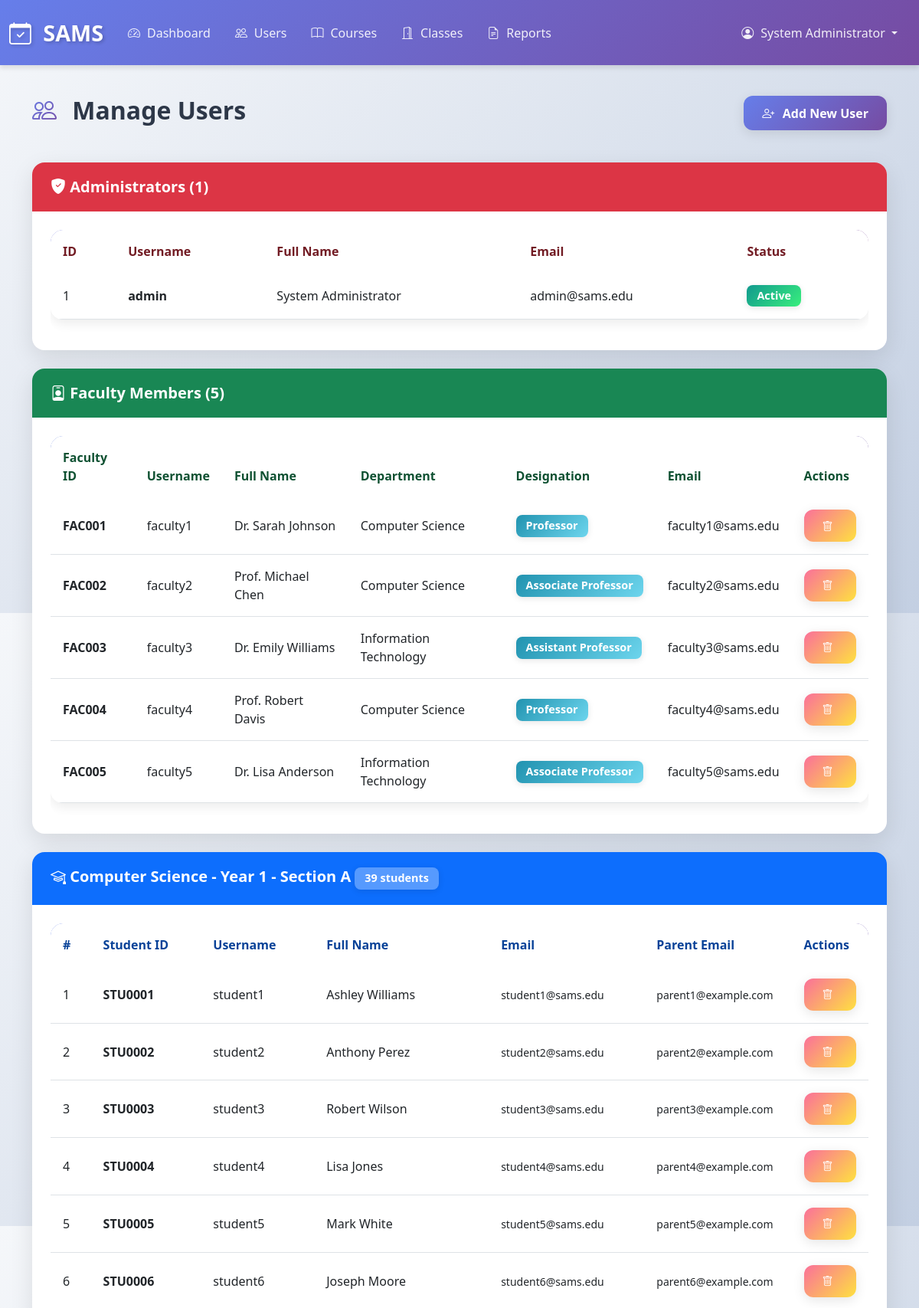
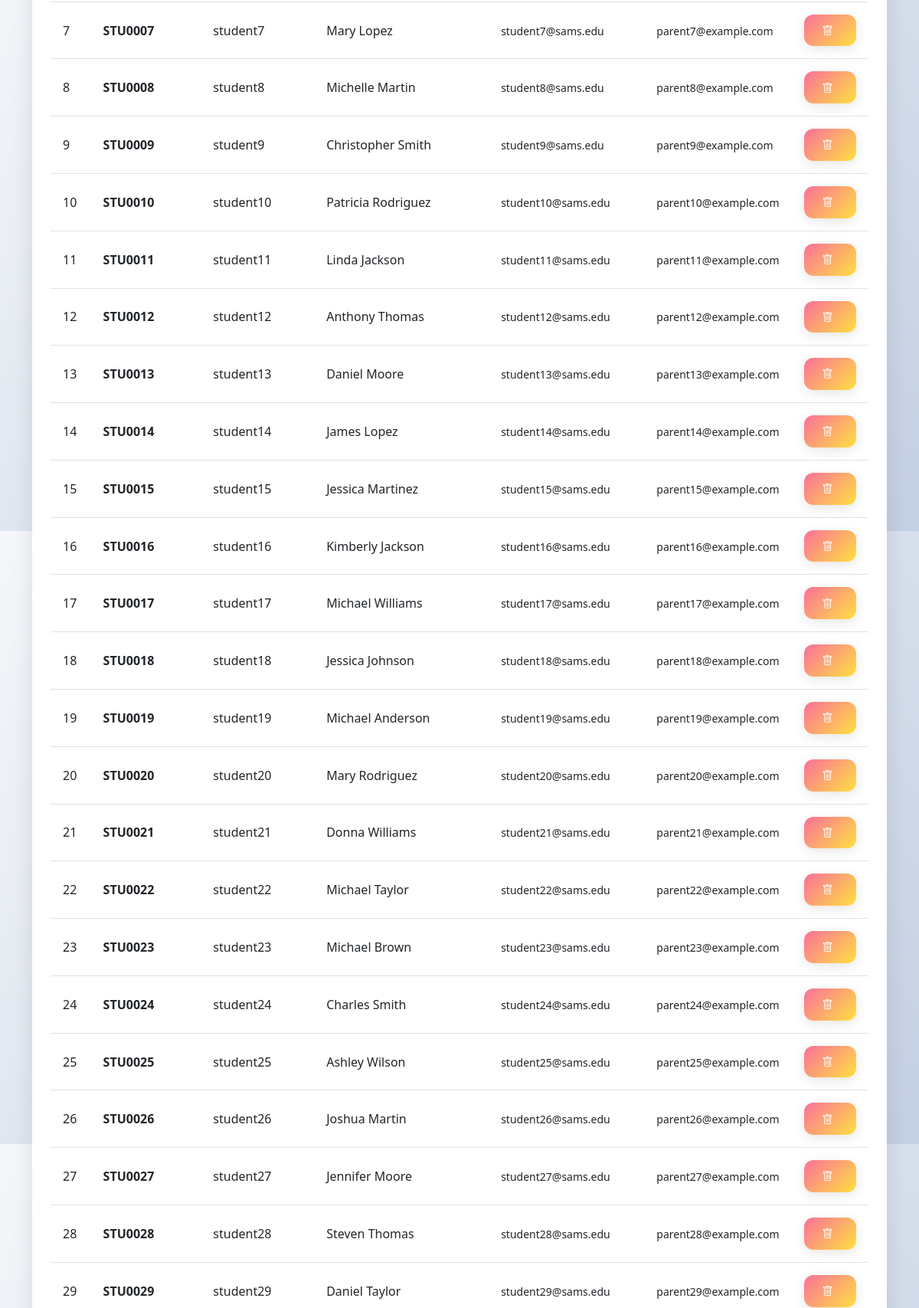
Page /admin/users (signed in, upper part) on the committed database (2 pictures, top to bottom).
### app.py (models this page shows)
class User(db.Model):
    __tablename__ = 'users'
    id = db.Column(db.Integer, primary_key=True)
    username = db.Column(db.String(80), unique=True, nullable=False)
    email = db.Column(db.String(120), unique=True, nullable=False)
    password_hash = db.Column(db.String(200), nullable=False)
    role = db.Column(db.String(20), nullable=False)
    full_name = db.Column(db.String(100), nullable=False)
    created_at = db.Column(db.DateTime, default=datetime.utcnow)
    is_active = db.Column(db.Boolean, default=True)

class Faculty(db.Model):
    __tablename__ = 'faculty'
    id = db.Column(db.Integer, primary_key=True)
    user_id = db.Column(db.Integer, db.ForeignKey('users.id'), nullable=False)
    faculty_id = db.Column(db.String(20), unique=True, nullable=False)
    department = db.Column(db.String(100))
    designation = db.Column(db.String(50))
    user = db.relationship('User', backref='faculty_profile')

class Student(db.Model):
    __tablename__ = 'students'
    id = db.Column(db.Integer, primary_key=True)
    user_id = db.Column(db.Integer, db.ForeignKey('users.id'), nullable=False)
    student_id = db.Column(db.String(20), unique=True, nullable=False)
    department = db.Column(db.String(100))
    year = db.Column(db.Integer)
    section = db.Column(db.String(10))
    parent_email = db.Column(db.String(120))
    parent_phone = db.Column(db.String(20))
    user = db.relationship('User', backref='student_profile')

### app.py (the view)
@app.route('/admin/users')
@role_required('admin')
def admin_users():
    admins = User.query.filter_by(role='admin').all()
    faculty_users = User.query.filter_by(role='faculty').all()
    students_by_section = {}
    students = Student.query.join(User).all()
    for student in students:
        key = f"{student.department} - Year {student.year} - Section {student.section}"
        if key not in students_by_section:
            students_by_section[key] = []
        students_by_section[key].append(student)
    return render_template('admin/users.html',
                         admins=admins,
                         faculty_users=faculty_users,
                         students_by_section=students_by_section)

### app.py (called while the page is built)
@app.before_request
def check_session_timeout():
    if 'user_id' in session:
        session.permanent = True
        last_activity = session.get('last_activity')
        if last_activity:
            last_activity_time = datetime.fromisoformat(last_activity)
            if datetime.now() - last_activity_time > timedelta(minutes=30):
                session.clear()
                flash('Your session has expired. Please log in again.', 'warning')
                return redirect(url_for('login'))
        session['last_activity'] = datetime.now().isoformat()

def role_required(*roles):
    def decorator(f):
        @wraps(f)
        def decorated_function(*args, **kwargs):
            if 'user_id' not in session:
                flash('Please log in to access this page.', 'warning')
                return redirect(url_for('login'))
            user = User.query.get(session['user_id'])
            if user.role not in roles:
                flash('You do not have permission to access this page.', 'danger')
                return redirect(url_for('dashboard'))
            return f(*args, **kwargs)
        return decorated_function
    return decorator

### templates/admin/users.html (shortened to what this page needs)
{% extends "base.html" %}
{% block content %}
<div class="row mb-4">
    <div class="col-md-6">
        <h2><i class="bi bi-people"></i> Manage Users</h2>
    </div>
    <div class="col-md-6 text-end">
        <a href="{{ url_for('admin_add_user') }}" class="btn btn-primary">
            <i class="bi bi-person-plus"></i> Add New User
        </a>
    </div>
</div>
<div class="card mb-4">
    <div class="card-header" style="background-color: #dc3545; color: white;">
        <h5 class="mb-0" style="color: white;"><i class="bi bi-shield-fill-check"></i> Administrators ({{ admins|length }})</h5>
    </div>
    <div class="card-body">
        <div class="table-responsive">
            <table class="table table-hover">
                <thead style="background-color: #f8d7da;">
                    <tr>
                        <th style="color: #721c24;">ID</th>
                        <th style="color: #721c24;">Username</th>
                        <th style="color: #721c24;">Full Name</th>
                        <th style="color: #721c24;">Email</th>
                        <th style="color: #721c24;">Status</th>
                    </tr>
                </thead>
                <tbody>
                    {% for user in admins %}
                    <tr>
                        <td>{{ user.id }}</td>
                        <td><strong>{{ user.username }}</strong></td>
                        <td>{{ user.full_name }}</td>
                        <td>{{ user.email }}</td>
                        <td>
                            {% if user.is_active %}
                            <span class="badge bg-success">Active</span>
                            {% else %}
                            <span class="badge bg-secondary">Inactive</span>
                            {% endif %}
                        </td>
                    </tr>
                    {% endfor %}
                </tbody>
            </table>
        </div>
    </div>
</div>
<div class="card mb-4">
    <div class="card-header" style="background-color: #198754; color: white;">
        <h5 class="mb-0" style="color: white;"><i class="bi bi-person-badge"></i> Faculty Members ({{ faculty_users|length }})</h5>
    </div>
    <div class="card-body">
        <div class="table-responsive">
            <table class="table table-hover">
                <thead style="background-color: #d1e7dd;">
                    <tr>
                        <th style="color: #0f5132;">Faculty ID</th>
                        <th style="color: #0f5132;">Username</th>
                        <th style="color: #0f5132;">Full Name</th>
                        <th style="color: #0f5132;">Department</th>
                        <th style="color: #0f5132;">Designation</th>
                        <th style="color: #0f5132;">Email</th>
                        <th style="color: #0f5132;">Actions</th>
                    </tr>
                </thead>
                <tbody>
                    {% for user in faculty_users %}
                    {% set faculty = user.faculty_profile[0] %}
                    <tr>
                        <td><strong>{{ faculty.faculty_id }}</strong></td>
                        <td>{{ user.username }}</td>
                        <td>{{ user.full_name }}</td>
                        <td>{{ faculty.department }}</td>
                        <td><span class="badge bg-info">{{ faculty.designation }}</span></td>
                        <td>{{ user.email }}</td>
                        <td>
                            <form method="POST" action="{{ url_for('admin_delete_user', user_id=user.id) }}" style="display:inline;" onsubmit="return confirm('⚠️ WARNING!\n\nAre you sure you want to delete this faculty member?\n\nThis will:\n- Remove their user account\n- Remove their faculty profile\n- NOT delete their classes (classes remain)\n\nThis action cannot be undone.');">
                                <button type="submit" class="btn btn-sm btn-danger">
                                    <i class="bi bi-trash"></i>
                                </button>
                            </form>
                        </td>
                    </tr>
                    {% endfor %}
                </tbody>
            </table>
        </div>
    </div>
</div>
{% for section_name, students in students_by_section.items() %}
<div class="card mb-4">
    <div class="card-header" style="background-color: #0d6efd; color: white;">
        <h5 class="mb-0" style="color: white;">
            <i class="bi bi-mortarboard"></i> {{ section_name }}
            <span class="badge" style="background-color: rgba(255,255,255,0.3); color: white;">{{ students|length }} students</span>
        </h5>
    </div>
    <div class="card-body">
        <div class="table-responsive">
            <table class="table table-hover table-sm">
                <thead style="background-color: #cfe2ff;">
                    <tr>
                        <th width="5%" style="color: #084298;">#</th>
                        <th width="15%" style="color: #084298;">Student ID</th>
                        <th width="15%" style="color: #084298;">Username</th>
                        <th width="25%" style="color: #084298;">Full Name</th>
                        <th width="20%" style="color: #084298;">Email</th>
                        <th width="15%" style="color: #084298;">Parent Email</th>
                        <th width="5%" style="color: #084298;">Actions</th>
                    </tr>
                </thead>
                <tbody>
                    {% for student in students %}
                    <tr>
                        <td>{{ loop.index }}</td>
                        <td><strong>{{ student.student_id }}</strong></td>
                        <td>{{ student.user.username }}</td>
                        <td>{{ student.user.full_name }}</td>
                        <td><small>{{ student.user.email }}</small></td>
                        <td><small>{{ student.parent_email or 'N/A' }}</small></td>
                        <td>
                            <form method="POST" action="{{ url_for('admin_delete_user', user_id=student.user_id) }}" style="display:inline;" onsubmit="return confirm('⚠️ WARNING!\n\nAre you sure you want to delete student {{ student.student_id }} ({{ student.user.full_name }})?\n\nThis will:\n- Delete their user account\n- Delete their student profile\n- Delete ALL their attendance records\n- Delete ALL their enrollments\n\nThis action CANNOT be undone!');">
                                <button type="submit" class="btn btn-sm btn-danger">
                                    <i class="bi bi-trash"></i>
                                </button>
                            </form>
                        </td>
                    </tr>
                    {% endfor %}
                </tbody>
            </table>
        </div>
    </div>
</div>
{% endfor %}
{% endblock %}

### templates/base.html (shortened to what this page needs)
<!DOCTYPE html>
<html lang="en">
<head>
    <link href="https://cdn.jsdelivr.net/npm/bootstrap@5.3.0/dist/css/bootstrap.min.css" rel="stylesheet">
    <link rel="stylesheet" href="https://cdn.jsdelivr.net/npm/bootstrap-icons@1.10.0/font/bootstrap-icons.css">
    <link rel="stylesheet" href="{{ url_for('static', filename='css/style.css') }}">
</head>
<body>
    {% if session.user_id %}
    <nav class="navbar navbar-expand-lg navbar-dark bg-primary">
        <div class="container-fluid">
            <a class="navbar-brand" href="{{ url_for('dashboard') }}">
                <i class="bi bi-calendar-check"></i> SAMS
            </a>
            <div class="collapse navbar-collapse" id="navbarNav">
                <ul class="navbar-nav me-auto">
                    {% if session.role == 'admin' %}
                    <li class="nav-item">
                        <a class="nav-link" href="{{ url_for('admin_dashboard') }}">
                            <i class="bi bi-speedometer2"></i> Dashboard
                        </a>
                    </li>
                    <li class="nav-item">
                        <a class="nav-link" href="{{ url_for('admin_users') }}">
                            <i class="bi bi-people"></i> Users
                        </a>
                    </li>
                    <li class="nav-item">
                        <a class="nav-link" href="{{ url_for('admin_courses') }}">
                            <i class="bi bi-book"></i> Courses
                        </a>
                    </li>
                    <li class="nav-item">
                        <a class="nav-link" href="{{ url_for('admin_classes') }}">
                            <i class="bi bi-door-open"></i> Classes
                        </a>
                    </li>
                    <li class="nav-item">
                        <a class="nav-link" href="{{ url_for('admin_reports') }}">
                            <i class="bi bi-file-earmark-text"></i> Reports
                        </a>
                    </li>
                    {% endif %}
                </ul>
                <ul class="navbar-nav">
                    <li class="nav-item dropdown">
                        <a class="nav-link dropdown-toggle" href="#" id="navbarDropdown" role="button" data-bs-toggle="dropdown">
                            <i class="bi bi-person-circle"></i> {{ session.full_name }}
                        </a>
                    </li>
                </ul>
            </div>
        </div>
    </nav>
    {% endif %}
    <main class="container my-4">
        {% block content %}{% endblock %}
    </main>
</body>
</html>

### static/css/style.css (style rules this page uses)
:root { --primary-gradient: linear-gradient(135deg, #667eea 0%, #764ba2 100%); --success-gradient: linear-gradient(135deg, #11998e 0%, #38ef7d 100%); --info-gradient: linear-gradient(135deg, #2193b0 0%, #6dd5ed 100%); --warning-gradient: linear-gradient(135deg, #f093fb 0%, #f5576c 100%); --danger-gradient: linear-gradient(135deg, #fa709a 0%, #fee140 100%); --dark-gradient: linear-gradient(135deg, #434343 0%, #000000 100%); }
* { margin: 0; padding: 0; box-sizing: border-box; }
body { background: linear-gradient(135deg, #f5f7fa 0%, #c3cfe2 100%); min-height: 100vh; display: flex; flex-direction: column; font-family: 'Segoe UI', Tahoma, Geneva, Verdana, sans-serif; color: #2d3748; }
main { flex: 1; }
.navbar { background: var(--primary-gradient) !important; box-shadow: 0 4px 6px rgba(0,0,0,0.1); padding: 1rem 0; }
.navbar-brand { font-weight: 700; font-size: 1.8rem; color: white !important; text-shadow: 2px 2px 4px rgba(0,0,0,0.2); transition: transform 0.3s ease; }
.navbar-brand i { margin-right: 0.5rem; animation: pulse 2s infinite; }
.nav-link { color: rgba(255,255,255,0.9) !important; font-weight: 500; transition: all 0.3s ease; padding: 0.5rem 1rem !important; border-radius: 0.5rem; }
.nav-link i { margin-right: 0.3rem; }
.card { border: none; border-radius: 1rem; box-shadow: 0 10px 30px rgba(0,0,0,0.1); margin-bottom: 2rem; transition: all 0.3s ease; overflow: hidden; }
.card-header { font-weight: 600; font-size: 1.1rem; border-bottom: none; padding: 1.25rem 1.5rem; }
.card-body { padding: 1.5rem; }
.btn { border-radius: 0.75rem; padding: 0.65rem 1.5rem; font-weight: 600; transition: all 0.3s ease; border: none; box-shadow: 0 4px 15px rgba(0,0,0,0.1); }
.btn-primary { background: var(--primary-gradient); }
.btn-danger { background: var(--danger-gradient); }
.btn i { margin-right: 0.4rem; }
.table { background-color: white; border-radius: 1rem; overflow: hidden; box-shadow: 0 5px 15px rgba(0,0,0,0.08); }
.table thead { background: var(--primary-gradient); color: white; }
.table thead th { border: none; padding: 1rem; font-weight: 600; }
.table tbody tr { transition: all 0.3s ease; }
.table tbody td { vertical-align: middle; padding: 1rem; }
.table-responsive { border-radius: 1rem; overflow-x: auto; }
.badge { font-size: 0.9rem; padding: 0.5em 0.9em; border-radius: 0.5rem; font-weight: 600; box-shadow: 0 2px 8px rgba(0,0,0,0.1); }
.badge.bg-success { background: linear-gradient(135deg, #11998e 0%, #38ef7d 100%) !important; }
.badge.bg-info { background: linear-gradient(135deg, #2193b0 0%, #6dd5ed 100%) !important; }
h1, h2, h3, h4, h5, h6 { color: #2d3748; font-weight: 700; margin-bottom: 1.5rem; }
h2 { font-size: 2rem; }
h2 i { margin-right: 0.75rem; background: var(--primary-gradient); -webkit-background-clip: text; -webkit-text-fill-color: transparent; background-clip: text; }

### rows in the picture
User: full_name "System Administrator", id "1", username "admin", email "admin@sams.edu", is_active "Active"
User: username "faculty1", full_name "Dr. Sarah Johnson", email "faculty1@sams.edu"
Faculty: faculty_id "FAC001", department "Computer Science", designation "Professor"
User: username "faculty2", full_name "Prof. Michael Chen", email "faculty2@sams.edu"
Faculty: faculty_id "FAC002", department "Computer Science", designation "Associate Professor"
User: username "faculty3", full_name "Dr. Emily Williams", email "faculty3@sams.edu"
Faculty: faculty_id "FAC003", department "Information Technology", designation "Assistant Professor"
User: username "faculty4", full_name "Prof. Robert Davis", email "faculty4@sams.edu"
Faculty: faculty_id "FAC004", department "Computer Science", designation "Professor"
User: username "faculty5", full_name "Dr. Lisa Anderson", email "faculty5@sams.edu"
Faculty: faculty_id "FAC005", department "Information Technology", designation "Associate Professor"
Student: student_id "STU0001", user.username "student1", user.full_name "Ashley Williams", user.email "student1@sams.edu", parent_email "parent1@example.com"
Student: student_id "STU0002", user.username "student2", user.full_name "Anthony Perez", user.email "student2@sams.edu", parent_email "parent2@example.com"
Student: student_id "STU0003", user.username "student3", user.full_name "Robert Wilson", user.email "student3@sams.edu", parent_email "parent3@example.com"
Student: student_id "STU0004", user.username "student4", user.full_name "Lisa Jones", user.email "student4@sams.edu", parent_email "parent4@example.com"
Student: student_id "STU0005", user.username "student5", user.full_name "Mark White", user.email "student5@sams.edu", parent_email "parent5@example.com"
Student: student_id "STU0006", user.username "student6", user.full_name "Joseph Moore", user.email "student6@sams.edu", parent_email "parent6@example.com"
Student: student_id "STU0007", user.username "student7", user.full_name "Mary Lopez", user.email "student7@sams.edu", parent_email "parent7@example.com"
Student: student_id "STU0008", user.username "student8", user.full_name "Michelle Martin", user.email "student8@sams.edu", parent_email "parent8@example.com"
Student: student_id "STU0009", user.username "student9", user.full_name "Christopher Smith", user.email "student9@sams.edu", parent_email "parent9@example.com"
Student: student_id "STU0010", user.username "student10", user.full_name "Patricia Rodriguez", user.email "student10@sams.edu", parent_email "parent10@example.com"
Student: student_id "STU0011", user.username "student11", user.full_name "Linda Jackson", user.email "student11@sams.edu", parent_email "parent11@example.com"
Student: student_id "STU0012", user.username "student12", user.full_name "Anthony Thomas", user.email "student12@sams.edu", parent_email "parent12@example.com"
Student: student_id "STU0013", user.username "student13", user.full_name "Daniel Moore", user.email "student13@sams.edu", parent_email "parent13@example.com"
Student: student_id "STU0014", user.username "student14", user.full_name "James Lopez", user.email "student14@sams.edu", parent_email "parent14@example.com"
Student: student_id "STU0015", user.username "student15", user.full_name "Jessica Martinez", user.email "student15@sams.edu", parent_email "parent15@example.com"
Student: student_id "STU0016", user.username "student16", user.full_name "Kimberly Jackson", user.email "student16@sams.edu", parent_email "parent16@example.com"
Student: student_id "STU0017", user.username "student17", user.full_name "Michael Williams", user.email "student17@sams.edu", parent_email "parent17@example.com"
Student: student_id "STU0018", user.username "student18", user.full_name "Jessica Johnson", user.email "student18@sams.edu", parent_email "parent18@example.com"
Student: student_id "STU0019", user.username "student19", user.full_name "Michael Anderson", user.email "student19@sams.edu", parent_email "parent19@example.com"
Student: student_id "STU0020", user.username "student20", user.full_name "Mary Rodriguez", user.email "student20@sams.edu", parent_email "parent20@example.com"
Student: student_id "STU0021", user.username "student21", user.full_name "Donna Williams", user.email "student21@sams.edu", parent_email "parent21@example.com"
Student: student_id "STU0022", user.username "student22", user.full_name "Michael Taylor", user.email "student22@sams.edu", parent_email "parent22@example.com"
Student: student_id "STU0023", user.username "student23", user.full_name "Michael Brown", user.email "student23@sams.edu", parent_email "parent23@example.com"
Student: student_id "STU0024", user.username "student24", user.full_name "Charles Smith", user.email "student24@sams.edu", parent_email "parent24@example.com"
Student: student_id "STU0025", user.username "student25", user.full_name "Ashley Wilson", user.email "student25@sams.edu", parent_email "parent25@example.com"
Student: student_id "STU0026", user.username "student26", user.full_name "Joshua Martin", user.email "student26@sams.edu", parent_email "parent26@example.com"
Student: student_id "STU0027", user.username "student27", user.full_name "Jennifer Moore", user.email "student27@sams.edu", parent_email "parent27@example.com"
Student: student_id "STU0028", user.username "student28", user.full_name "Steven Thomas", user.email "student28@sams.edu", parent_email "parent28@example.com"
Student: student_id "STU0029", user.username "student29", user.full_name "Daniel Taylor", user.email "student29@sams.edu", parent_email "parent29@example.com"

### other values in the picture
{{ admins|length }} "1"
{{ faculty_users|length }} "5"
{{ section_name }} "Computer Science - Year 1 - Section A"
{{ students|length }} "39"
